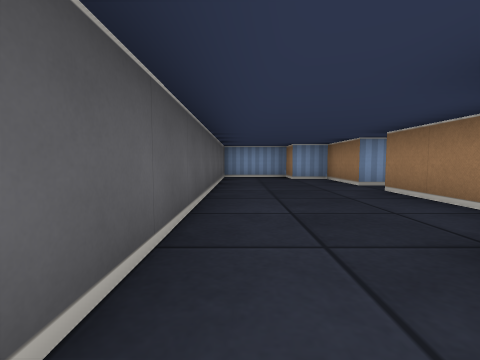
[1] (above)

12 first-person views from a walk through a cub3D ray-caster map. The camera is about half as high as the walls, tilts 4° down and sees 85° across. The floor is counted in squares. Each view is taken from the middle of a square. On the plan, view 1 faces up. The plan holds only what a view shows up to about 9 squares ahead; the rest is blank.

[2]
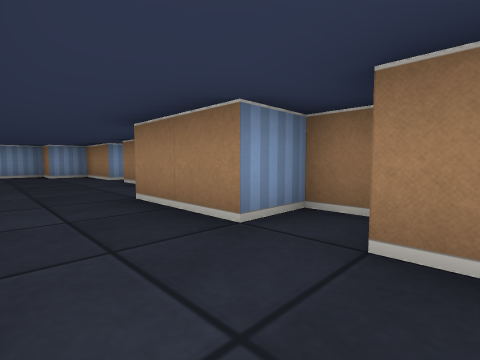

[3]
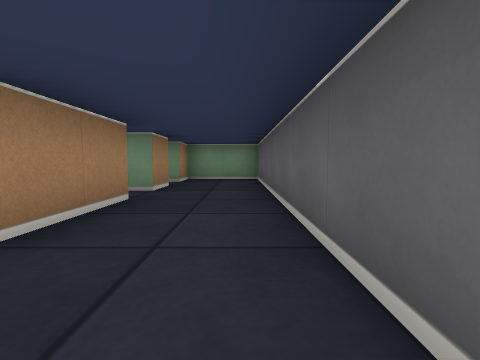

[4]
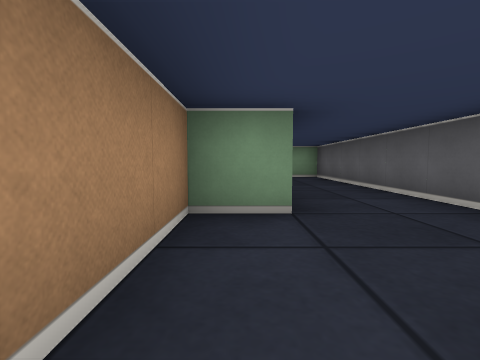

[5]
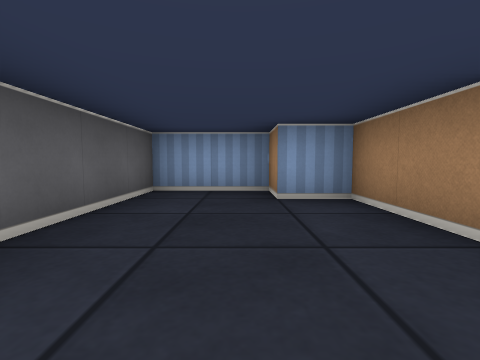

[6]
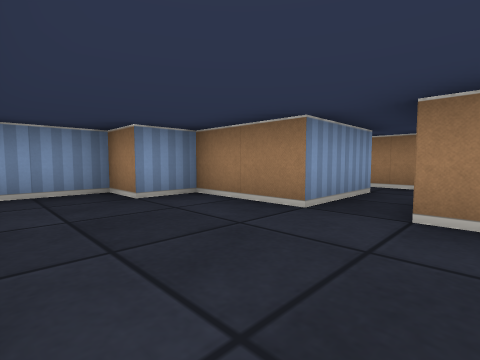

[7]
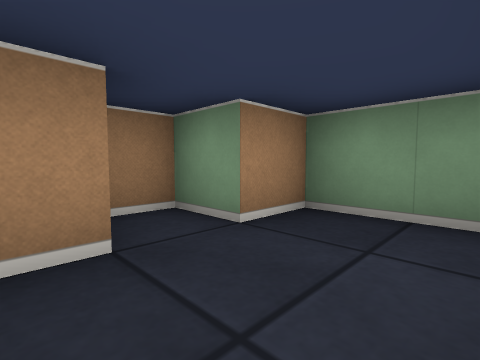

[8]
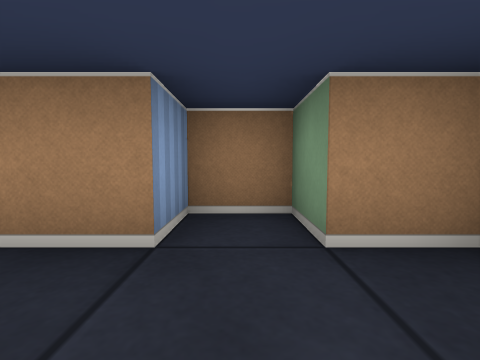

[9]
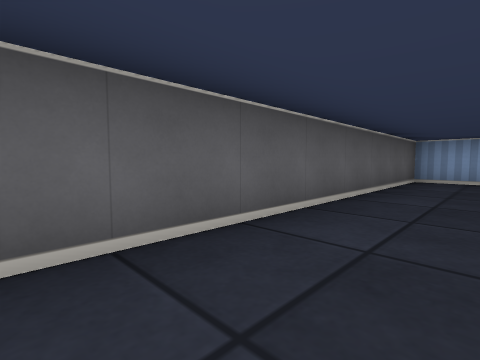

[10]
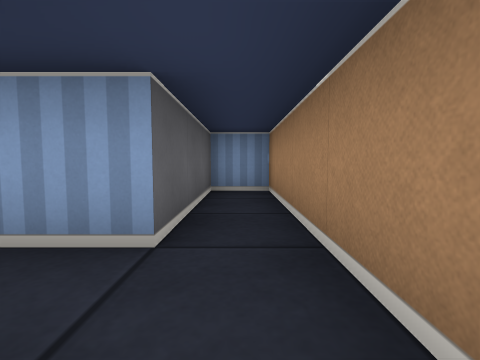

[11]
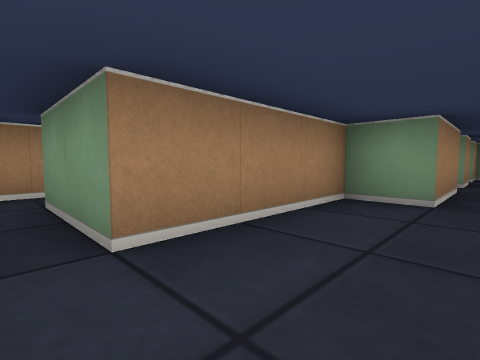

[12]
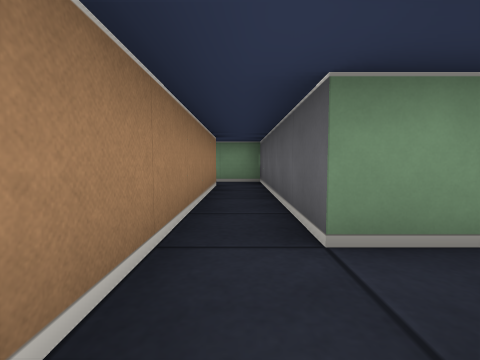

### Floor plan
Points are (right, up) in squares from view 1. A wall is a line through its corners. A room is listed if a view was taken in it or the views show most of it. See-through windows are left out.
Room 1 (views 1, 2, 3, 4, 5, 6, 7, 8, 9, 11)
walls: (2.5, -1.2) (2.5, -0.5) (1.5, -0.5) (1.5, 1.5) (2.5, 1.5) (2.5, 4.5); (2.5, 5.5) (2.5, 7.5) (1.5, 7.5) (1.5, 8.5) (-0.5, 8.5) (-0.5, -4.5) (1.5, -4.5) (1.5, -3.5) (2.5, -3.5) (2.5, -2.5) (1.5, -2.5) (1.5, -1.5) (2, -1.5)
ways out: opening at (3.5, 5) to room 2
Room 2 (views 10, 12)
walls: (2.5, 4.5) (4.5, 4.5) (4.5, -0.5) (5.6, -0.5); (5.5, 0.5) (5.5, 8.5) (4.5, 8.5) (4.5, 5.5) (2.5, 5.5)
ways out: opening at (3.5, 5) to room 1

Positions as (right, up) in squares from view 1, and headings:
1: (0, 0), facing up
2: (0, -2), facing up-right
3: (0, 3), facing down
4: (2, 4), facing down
5: (1, 4), facing up
6: (0, 4), facing up-right
7: (0, -2), facing down-right
8: (0, -3), facing right
9: (1, 1), facing up-left
10: (5, 4), facing up
11: (1, 5), facing down-right
12: (5, 6), facing down
